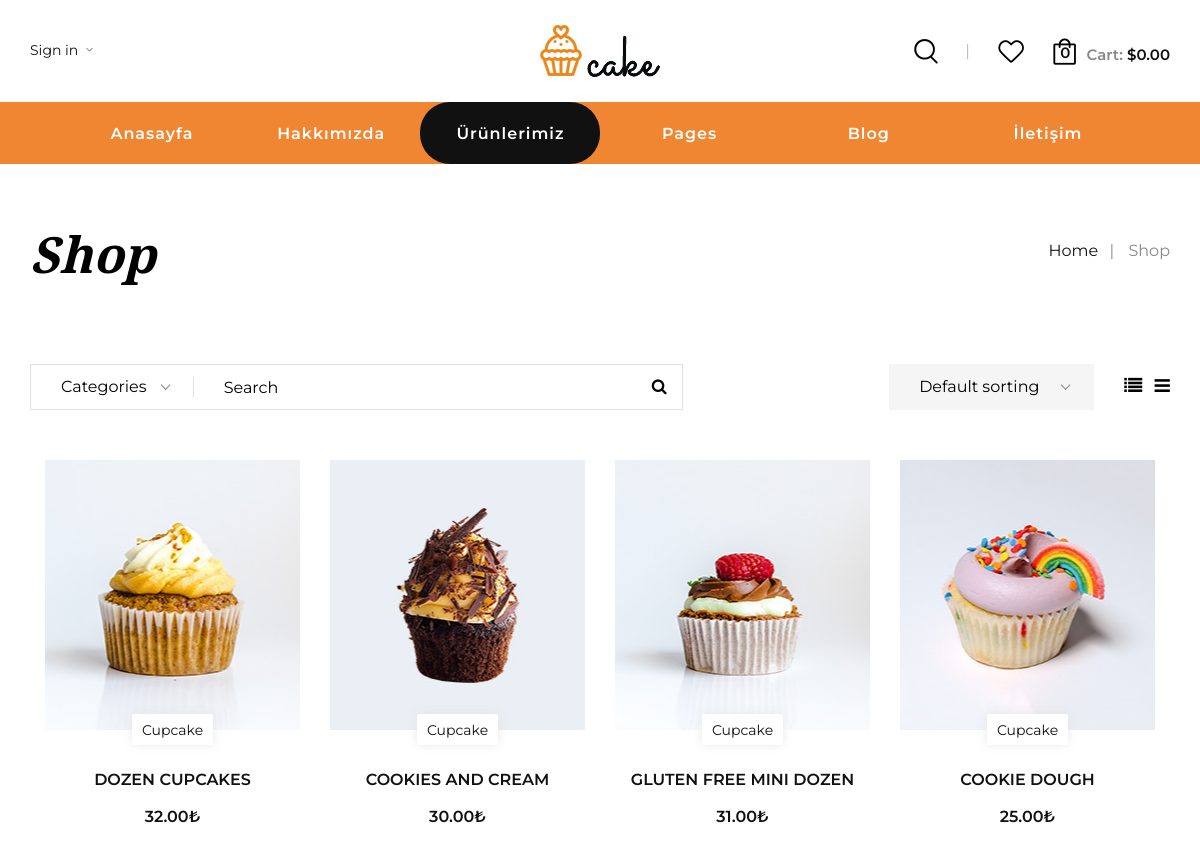
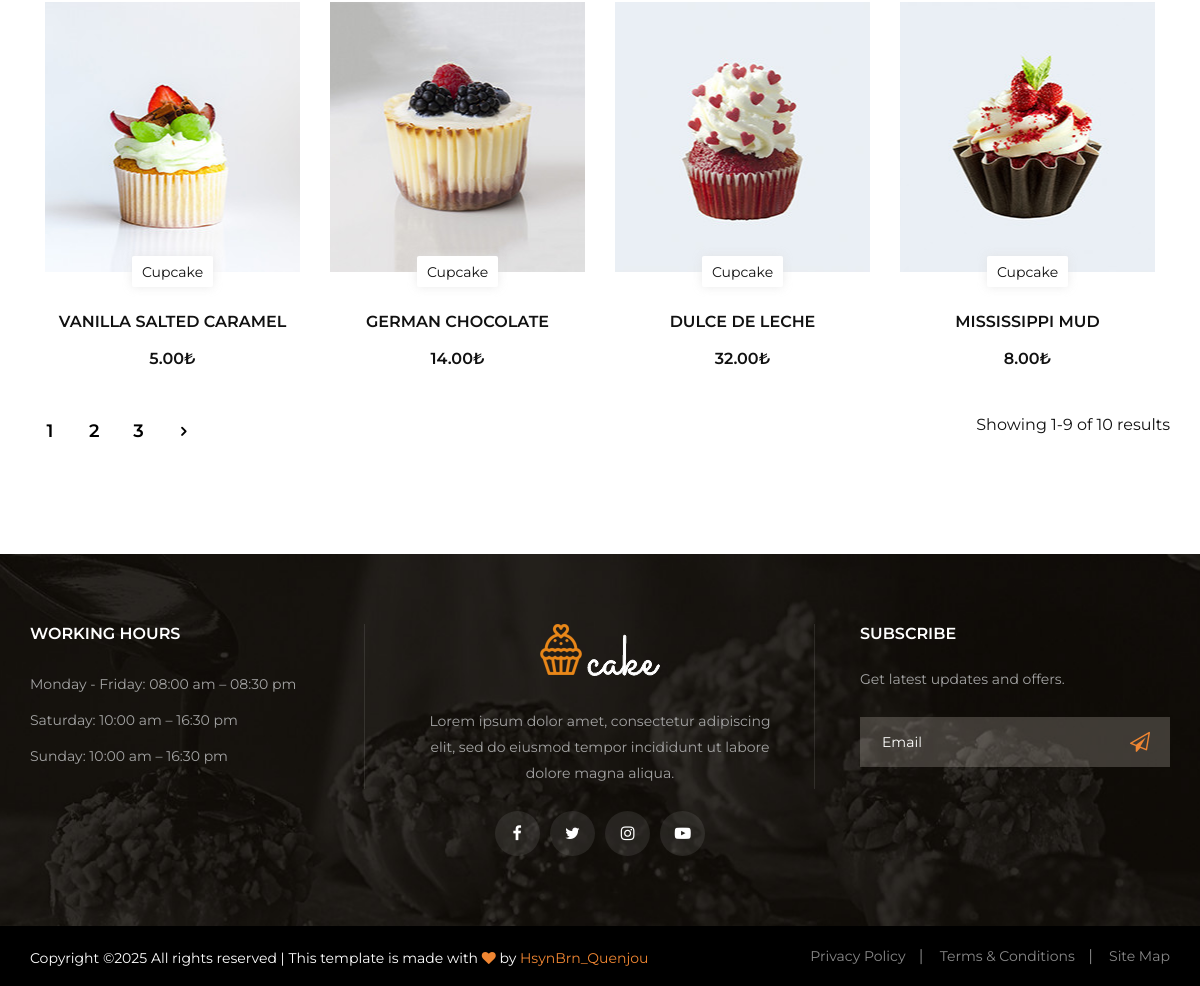
/index.php/pages/shop, run on the app's committed database (2 pictures, top to bottom).
### tables this page shows
CREATE TABLE `ayarlar` (
  `id` int(11) NOT NULL,
  `site_baslik` varchar(300) DEFAULT NULL,
  `site_url` varchar(300) DEFAULT NULL,
  `site_admin_url` varchar(300) DEFAULT NULL,
  `site_logo` varchar(300) DEFAULT NULL,
  `site_favicon` varchar(300) DEFAULT NULL,
  `site_footer` text DEFAULT NULL,
  `site_gecerli_smtp` int(11) DEFAULT NULL,
  `site_gecerli_pos` int(11) DEFAULT NULL,
  `site_gecerli_sms` int(11) DEFAULT NULL,
  `smsbildirim` tinyint(1) NOT NULL DEFAULT 1 COMMENT '1 aktif 2 pasif',
  `mailbildirim` tinyint(1) NOT NULL DEFAULT 1 COMMENT '1 aktif 2 pasif',
  `adresbaslik1` text DEFAULT NULL,
  `adresbaslik2` text DEFAULT NULL,
  `adresbaslik3` text DEFAULT NULL,
  `adresdetay1` text DEFAULT NULL,
  `adresdetay2` text DEFAULT NULL,
  `adresdetay3` text DEFAULT NULL,
  `tel1` varchar(300) DEFAULT NULL,
  `tel2` varchar(300) DEFAULT NULL,
  `tel3` varchar(300) DEFAULT NULL,
  `whatsapp` varchar(300) DEFAULT NULL,
  `mail` varchar(300) DEFAULT NULL,
  `sabitresim1` varchar(300) DEFAULT NULL,
  `sabitresim2` varchar(300) DEFAULT NULL,
  `kucukresim1` varchar(300) DEFAULT NULL,
  `kucukresim2` varchar(300) DEFAULT NULL,
  `kucukresim3` varchar(300) DEFAULT NULL,
  `kucukresim4` varchar(300) DEFAULT NULL,
  `kucukresim5` varchar(300) DEFAULT NULL,
  `kucukresim6` varchar(300) DEFAULT NULL,
  `footersabitresim` varchar(300) DEFAULT NULL,
  `footerlogo` varchar(300) DEFAULT NULL COMMENT 'footer-logo.png',
  `sabityazi1` text DEFAULT NULL,
  `sabityazi2` text DEFAULT NULL,
  `sabitbuton1` varchar(300) DEFAULT NULL,
  `sabitbuton2` varchar(300) DEFAULT NULL
);

CREATE TABLE `urunler` (
  `urun_id` int(11) NOT NULL,
  `urun_adi` varchar(300) DEFAULT NULL,
  `urun_sef` varchar(300) DEFAULT NULL,
  `urun_resim` varchar(300) DEFAULT NULL,
  `urun_fiyat` double(15,2) DEFAULT NULL,
  `urun_stok` int(11) NOT NULL DEFAULT 1,
  `urun_kdv` tinyint(3) NOT NULL DEFAULT 20 COMMENT '1 8 18 20 gibi oranlar',
  `urun_kodu` varchar(300) DEFAULT NULL,
  `urun_kategori` varchar(300) DEFAULT NULL,
  `urun_description` text DEFAULT NULL,
  `urun_add_info` text DEFAULT NULL,
  `urun_previews` varchar(300) DEFAULT NULL,
  `urun_tarih` timestamp NOT NULL DEFAULT current_timestamp(),
  `urun_durum` tinyint(1) NOT NULL DEFAULT 1 COMMENT '1 aktif 2 pasif',
  `urun_icerik` longtext DEFAULT NULL,
  `urun_ekleyen` varchar(300) DEFAULT NULL,
  `urun_indirmelink` text DEFAULT NULL,
  `urun_vitrin` tinyint(1) NOT NULL DEFAULT 1 COMMENT '1 vitrin 2 liste',
  `urun_goruntulenme` int(11) NOT NULL DEFAULT 0
);

### application/controllers/Pages.php (called while the page is built, shortened)
<?php
class Pages extends CI_Controller{
    public function  shop(){
        $viewData = array(
            'setting' => $this->Common_model->get(['id'=>1], 'ayarlar'),
            'social' => $this->Common_model->getAll(['sosdurum'=>1], 'sosyalmedyalar'),
            'products' => $this->Common_model->getLimitAll(['urun_vitrin'=>1], 8, 0, 'urunler', 'urun_id', 'ASC' ),
        );
        $this->load->view('default/shop_view', $viewData);
    }
}
?>

### index.php (called while the page is built, shortened)
<?php
require_once BASEPATH.'core/CodeIgniter.php';

### application/models/Common_model.php (called while the page is built, shortened)
<?php
class Common_model extends CI_Model {
    public function get($where, $table) {
        return $this->db->where($where)->get($table)->row();
    }
    public function getAll($where, $table)
    {
        return $this->db->where($where)->get($table)->result();
    }
    public function getLimitAll($where, $limit="", $pkCount="", $table, $orderbycolumn="id", $orderby="asc", $select="*"){
        return $this
            ->db
            ->select($select)
            ->where($where)
            ->order_by($orderbycolumn, $orderby)
            ->limit($limit, $pkCount)
            ->get($table)
            ->result();
    }
}
?>

### application/views/default/shop_view.php (the view, shortened to what this page needs)
<?php $this->load->view('default/inc/header'); ?>
<body>
    <div class="breadcrumb-option">
        <div class="container">
            <div class="row">
                <div class="col-lg-6 col-md-6 col-sm-6">
                    <div class="breadcrumb__text">
                        <h2>Shop</h2>
                    </div>
                </div>
                <div class="col-lg-6 col-md-6 col-sm-6">
                    <div class="breadcrumb__links">
                        <a href="index.php">Home</a>
                        <span>Shop</span>
                    </div>
                </div>
            </div>
        </div>
    </div>
    <section class="shop spad">
        <div class="container">
            <div class="shop__option">
                <div class="row">
                    <div class="col-lg-7 col-md-7">
                        <div class="shop__option__search">
                            <form action="#">
                                <input type="text" placeholder="Search">
                                <button type="submit"><i class="fa fa-search"></i></button>
                            </form>
                        </div>
                    </div>
                    <div class="col-lg-5 col-md-5">
                        <div class="shop__option__right">
                            <a href="#"><i class="fa fa-list"></i></a>
                            <a href="#"><i class="fa fa-reorder"></i></a>
                        </div>
                    </div>
                </div>
            </div>
            <div class="container">
                <?php if ($products && !empty($products)) { ?>
                    <div class="row">
                        <?php foreach ($products as $pro) { ?>
                            <div class="col-lg-3 col-md-6 col-sm-6">
                                <div class="product__item">
                                    <a href="<?php echo base_url('pages/product_details/'.$pro->urun_sef); ?>">
                                        <div class="product__item__pic set-bg" data-setbg="<?php echo base_url('default/uploads/img/shop/'.$pro->urun_resim); ?>">
                                            <div class="product__label">
                                                <span><?php echo $pro->urun_kategori; ?></span>
                                            </div>
                                        </div>
                                    </a>
                                    <div class="product__item__text">
                                        <h6><a href="<?php echo base_url('pages/product_details/'.$pro->urun_sef); ?>"><?php echo $pro->urun_adi; ?></a></h6>
                                        <div class="product__item__price"><?php echo $pro->urun_fiyat ?>₺</div>
                                    </div>
                                </div>
                            </div>
                        <?php } ?>
                    </div>
                <?php } ?>
            </div>
            <div class="shop__last__option">
                <div class="row">
                    <div class="col-lg-6 col-md-6 col-sm-6">
                        <div class="shop__pagination">
                            <a href="#">1</a>
                            <a href="#">2</a>
                            <a href="#">3</a>
                            <a href="#"><span class="arrow_carrot-right"></span></a>
                        </div>
                    </div>
                    <div class="col-lg-6 col-md-6 col-sm-6">
                        <div class="shop__last__text">
                            <p>Showing 1-9 of 10 results</p>
                        </div>
                    </div>
                </div>
            </div>
        </div>
    </section>
</body>
<?php $this->load->view('default/inc/footer'); ?>

### application/views/default/inc/header.php (shortened to what this page needs)
<!DOCTYPE html>
<html lang="zxx">
<head>
    <link rel="stylesheet" href="<?php echo base_url();?>default/assets/css/bootstrap.min.css" type="text/css">
    <link rel="stylesheet" href="<?php echo base_url();?>default/assets/css/flaticon.css" type="text/css">
    <link rel="stylesheet" href="<?php echo base_url();?>default/assets/css/barfiller.css" type="text/css">
    <link rel="stylesheet" href="<?php echo base_url();?>default/assets/css/magnific-popup.css" type="text/css">
    <link rel="stylesheet" href="<?php echo base_url();?>default/assets/css/font-awesome.min.css" type="text/css">
    <link rel="stylesheet" href="<?php echo base_url();?>default/assets/css/elegant-icons.css" type="text/css">
    <link rel="stylesheet" href="<?php echo base_url();?>default/assets/css/nice-select.css" type="text/css">
    <link rel="stylesheet" href="<?php echo base_url();?>default/assets/css/owl.carousel.min.css" type="text/css">
    <link rel="stylesheet" href="<?php echo base_url();?>default/assets/css/slicknav.min.css" type="text/css">
    <link rel="stylesheet" href="<?php echo base_url();?>default/assets/css/style.css" type="text/css">
</head>
<body>
<header class="header">
    <div class="header__top">
        <div class="container">
            <div class="row">
                <div class="col-lg-12">
                    <div class="header__top__inner">
                        <div class="header__top__left">
                            <ul>
                                <li><a href="#">Sign in</a> <span class="arrow_carrot-down"></span></li>
                            </ul>
                        </div>
                        <div class="header__logo">
                            <a href="<?php echo base_url(); ?>">
                                <img src="<?php echo base_url('default/uploads/img/'.$setting->site_logo); ?>" alt="<?php echo $setting->site_baslik; ?>">
                            </a>
                        </div>
                        <div class="header__top__right">
                            <div class="header__top__right__links">
                                <a href="#" class="search-switch"><img src="<?php echo base_url('default/uploads/img/icon/search.png'); ?>" alt=""></a>
                                <a href="#"><img src="<?php echo base_url('default/uploads/img/icon/heart.png'); ?>" alt=""></a>
                            </div>
                            <div class="header__top__right__cart"  >
                                <a href="shoping-cart.html"><img src="<?php echo base_url('default/uploads/img/icon/cart.png'); ?>" alt=""> <span>0</span></a>
                                <div class="cart__price">Cart: <span>$0.00</span></div>
                            </div>
                        </div>
                    </div>
                </div>
            </div>
        </div>
    </div>
    <div class="container">
        <div class="row">
            <div class="col-lg-12">
                <nav class="header__menu mobile-menu">
                    <ul>
                        <?php
                        $current_url = $_SERVER['REQUEST_URI'];
                        $base_path = parse_url(base_url(), PHP_URL_PATH);
                        $current_path = str_replace($base_path, '/', $current_url);
                        ?>
                        <li class="<?php if ($current_path == '/') echo 'active'; ?>"><a href="<?php echo base_url(); ?>">Anasayfa</a></li>
                        <li class="<?php if ($current_path == 'pages/about' || $current_path == '/about/') echo 'active'; ?>"><a href="<?php echo base_url('pages/about'); ?>">Hakkımızda</a></li>
                        <li class="<?php if (strpos($current_path, '/pages/shop') !== false) echo 'active'; ?>"><a href="<?php echo base_url('pages/shop'); ?>">Ürünlerimiz</a></li>
                        <li class="<?php if (strpos($current_path, '/blog_view.php') !== false || strpos($current_path, '/shoping-cart.php') !== false || strpos($current_path, '/checkout.php') !== false || strpos($current_path, '/wisslist.php') !== false || strpos($current_path, '/Class.html') !== false || strpos($current_path, '/blog_details_view.php') !== false) echo 'active'; ?>">
                            <a href="#">Pages</a>
                        </li>
                        <li class="<?php if (strpos($current_path, '/pages/blog') !== false) echo 'active'; ?>"><a href="<?php echo base_url('pages/blog'); ?>">Blog</a></li>
                        <li class="<?php if (strpos($current_path, '/pages/contact') !== false) echo 'active'; ?>"><a href="<?php echo base_url('pages/contact'); ?>">İletişim</a></li>
                    </ul>
                </nav>
            </div>
        </div>
    </div>
</header>

### application/views/default/inc/footer.php (shortened to what this page needs)
<footer class="footer set-bg" data-setbg="<?php echo base_url('default/uploads/img/'.$setting->footersabitresim); ?>">
    <div class="container">
        <div class="row">
            <div class="col-lg-4 col-md-6 col-sm-6">
                <div class="footer__widget">
                    <h6>WORKING HOURS</h6>
                    <ul>
                        <li>Monday - Friday: 08:00 am – 08:30 pm</li>
                        <li>Saturday: 10:00 am – 16:30 pm</li>
                        <li>Sunday: 10:00 am – 16:30 pm</li>
                    </ul>
                </div>
            </div>
            <div class="col-lg-4 col-md-6 col-sm-6">
                <div class="footer__about">
                    <div class="footer__logo">
                        <a href="<?php echo base_url()?>"><img src="<?php echo base_url('default/uploads/img/'.$setting->footerlogo)?>" alt="<?php echo $setting->footerlogo?>"></a>
                    </div>
                    <p>Lorem ipsum dolor amet, consectetur adipiscing elit, sed do eiusmod tempor incididunt ut
                        labore dolore magna aliqua.</p>
                    <div class="footer__social">
                        <a href="https://www.facebook.com/"><i class="fa fa-facebook"></i></a>
                        <a href="https://www.x.com/"><i class="fa fa-twitter"></i></a>
                        <a href="https://www.instagram.com/"><i class="fa fa-instagram"></i></a>
                        <a href="https://www.youtube.com/"><i class="fa fa-youtube-play"></i></a>
                    </div>
                </div>
            </div>
            <div class="col-lg-4 col-md-6 col-sm-6">
                <div class="footer__newslatter">
                    <h6>Subscribe</h6>
                    <p>Get latest updates and offers.</p>
                    <form action="#">
                        <input type="text" placeholder="Email">
                        <button type="submit"><i class="fa fa-send-o"></i></button>
                    </form>
                </div>
            </div>
        </div>
    </div>
    <div class="copyright">
        <div class="container">
            <div class="row">
                <div class="col-lg-7">
                    <p class="copyright__text text-white">
                        <?php echo $setting->site_footer; ?>
                    </p>
                </div>
                <div class="col-lg-5">
                    <div class="copyright__widget">
                        <ul>
                            <li><a href="#">Privacy Policy</a></li>
                            <li><a href="#">Terms & Conditions</a></li>
                            <li><a href="#">Site Map</a></li>
                        </ul>
                    </div>
                </div>
            </div>
        </div>
    </div>
</footer>
</body>
</html>

### data on the page
ayarlar: site_logo (picture), footerlogo (picture), site_footer "Copyright © All rights reserved | This template is made with by HsynBrn_Quenjou"
urunler: shows a picture, urun_kategori "Cupcake", urun_adi "DOZEN CUPCAKES", urun_fiyat "32.00"
urunler: shows a picture, urun_kategori "Cupcake", urun_adi "COOKIES AND CREAM", urun_fiyat "30.00"
urunler: shows a picture, urun_kategori "Cupcake", urun_adi "GLUTEN FREE MINI DOZEN", urun_fiyat "31.00"
urunler: shows a picture, urun_kategori "Cupcake", urun_adi "COOKIE DOUGH", urun_fiyat "25.00"
urunler: shows a picture, urun_kategori "Cupcake", urun_adi "VANILLA SALTED CARAMEL", urun_fiyat "5.00"
urunler: shows a picture, urun_kategori "Cupcake", urun_adi "GERMAN CHOCOLATE", urun_fiyat "14.00"
urunler: shows a picture, urun_kategori "Cupcake", urun_adi "DULCE DE LECHE", urun_fiyat "32.00"
urunler: shows a picture, urun_kategori "Cupcake", urun_adi "MISSISSIPPI MUD", urun_fiyat "8.00"
